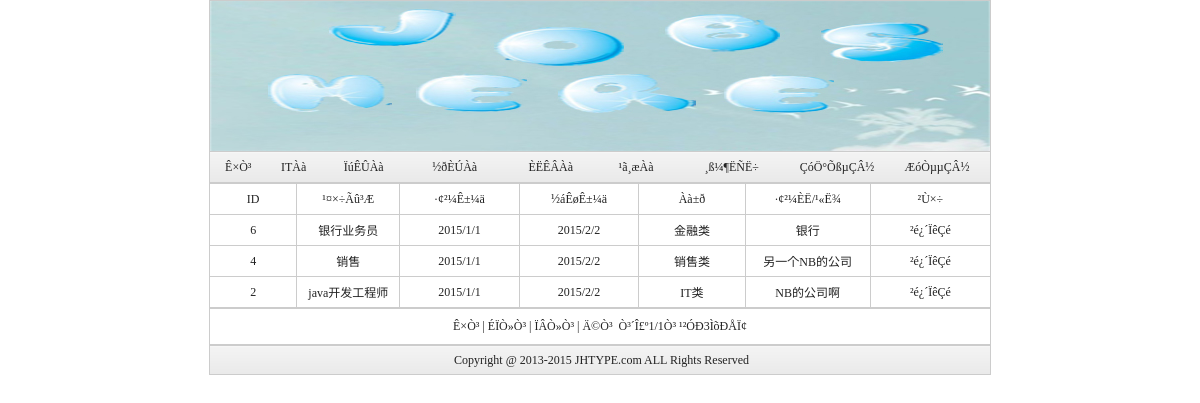
The page / on the database its author committed.
### tables this page shows
CREATE TABLE `jobs` (
  `jobid` bigint(20) NOT NULL auto_increment,
  `jobname` varchar(50) NOT NULL,
  `jobabout` varchar(255) NOT NULL,
  `jobskill` varchar(255) NOT NULL,
  `starttime` varchar(50) default NULL,
  `endtime` varchar(50) NOT NULL,
  `type` varchar(20) default NULL,
  `rname` varchar(30) NOT NULL,
  `rid` bigint(20) NOT NULL,
  PRIMARY KEY  (`jobid`)
);

### index.php (the view, shortened to what this page needs)
<html xmlns="http://www.w3.org/1999/xhtml">
<head>
<link rel="stylesheet" href="style.css" type="text/css">
</head>
<body>
<?php
	if ($_SESSION['cid']==""){
        include("head.php");
    }else{
         include("chead.php");
    }
    ?>
		<table width="782" border="0" align="center" cellpadding="0" cellspacing="0">
                <tr>
                  <td height="22">
	<?php
	$pagesize=20;
	if(!urldecode($_GET[proid])){
	$sql="select * from jobs order by jobid desc";
	}else{
	$sql="select * from jobs where type='".urldecode($_GET[proid])."' order by jobid desc";
	}
	$rs=mysql_query($sql);
	$recordcount=mysql_num_rows($rs);
	$pagecount=($recordcount-1)/$pagesize+1;
	$pagecount=(int)$pagecount;
	$pageno=$_GET["pageno"];
	if($pageno=="")
	{
		$pageno=1;
	}
	$startno=($pageno-1)*$pagesize;
	if(!urldecode($_GET[proid])){
	$sql="select * from jobs order by jobid desc limit $startno,$pagesize";
	}else{
	$sql="select * from jobs where type='".urldecode($_GET[proid])."' order by jobid desc limit $startno,$pagesize";
	}
	$rs=mysql_query($sql);
?>
  <table width="100%" border="0" align="center" cellpadding="0" cellspacing="1" bgcolor="#CCCCCC">
    <tr>
      <td width="88" height="30" align="center" bgcolor="#FFFFFF" class="line2">ID</td>
	    <td width="103" align="center" bgcolor="#FFFFFF" class="line2">¹¤×÷Ãû³Æ</td>
	    <td width="120" align="center" bgcolor="#FFFFFF" class="line2">·¢²¼Ê±¼ä</td>
	    <td width="120" align="center" bgcolor="#FFFFFF" class="line2">½áÊøÊ±¼ä</td>
	    <td width="107" align="center" bgcolor="#FFFFFF" class="line2">Àà±ð</td>
	    <td width="126" align="center" bgcolor="#FFFFFF" class="line2">·¢²¼ÈË/¹«Ë¾</td>
	    <td width="121" align="center" bgcolor="#FFFFFF" class="line2">²Ù×÷</td>
	    </tr>
    <?php
	while($rows=mysql_fetch_assoc($rs))
	{
	?>
	<tr>
	  <td height="30" align="center" bgcolor="#FFFFFF"><?php echo $rows["jobid"];?></td>
	  <td align="center" bgcolor="#FFFFFF"><?php echo $rows["jobname"];?></td>
	  <td align="center" bgcolor="#FFFFFF"><?php echo $rows["starttime"];?></td>
	  <td align="center" bgcolor="#FFFFFF"><?php echo $rows["endtime"];?></td>
	  <td align="center" bgcolor="#FFFFFF"><?php echo $rows["type"];?></td>
	  <td align="center" bgcolor="#FFFFFF"><?php echo $rows["rname"];?></td>
	  <td align="center" bgcolor="#FFFFFF" class="line2">
	  <?php
        echo" <a href=details.php?jobid=$rows[jobid]>²é¿´ÏêÇé</a>";
	  ?>	 </td>
	</tr>
	<?php
	}
?>
</table>
<table width="100%" border="0" align="center" cellpadding="2" cellspacing="1" bgcolor="#CCCCCC">
  <tr>
  <td height="35" align="center" bgcolor="#FFFFFF">
  <?php
	if($pageno==1)
	{
	?>
    Ê×Ò³ | ÉÏÒ»Ò³ | <a href="index.php?proid=<?php echo urlencode($_GET[proid]);?>&pageno=<?php echo $pageno+1?>">ÏÂÒ»Ò³</a> | <a href="index.php?proid=<?php echo urlencode($_GET[proid]);?>&pageno=<?php echo $pagecount?>">Ä©Ò³</a>
    <?php
	}
?>
    &nbsp;Ò³´Î£º<?php echo $pageno ?>/<?php echo $pagecount ?>Ò³&nbsp;¹²ÓÐ<?php echo $recordcount?>ÌõÐÅÏ¢</td>
  </tr>
</table></td></tr>
</table>
        <table width="782" height="30" border="0" align="center" cellpadding="2" cellspacing="1" bgcolor="#CCCCCC">
          <tr>
            <td height="19" align="center" background="images/button1_bg.jpg">&nbsp;Copyright @ 2013-2015 JHTYPE.com ALL Rights Reserved
      <script type="text/javascript" src="http://www.04ie.com/net/cpt.js"></script></td>
          </tr>
        </table>
</body>
</html>

### head.php (shortened to what this page needs)
<table width="780" border="0" align="center" cellpadding="0" cellspacing="1" bgcolor="#CCCCCC" >
  <tr>
    <td bgcolor="#FFFFFF"><img src="images/aa.jpg" width="780" height="150" /></td>
  </tr>
  <tr>
    <td bgcolor="#FFFFFF"><table width="780" height="30" border="0" align="center" cellpadding="0" cellspacing="0">
      <tr>
        <td align="center" background="images/button1_bg.jpg"><a href="index.php" title="Ê×Ò³">Ê×Ò³</a></td>
        <td align="center" background="images/button1_bg.jpg"><a href="index.php?proid=<?php echo urlencode('ITÀà');?>" title="ITÀà">ITÀà</a></td>
        <td align="center" background="images/button1_bg.jpg"><a href="index.php?proid=<?php echo urlencode('ÏúÊÛÀà');?>" title="ÏúÊÛÀà">ÏúÊÛÀà</a></td>
        <td align="center" background="images/button1_bg.jpg"><a href="index.php?proid=<?php echo urlencode('½ðÈÚÀà');?>" title="½ðÈÚÀà">½ðÈÚÀà</a></td>
        <td align="center" background="images/button1_bg.jpg"><a href="index.php?proid=<?php echo urlencode('ÈËÊÂÀà');?>" title="ÈËÊÂÀà">ÈËÊÂÀà</a></td>
        <td align="center" background="images/button1_bg.jpg"><a href="index.php?proid=<?php echo urlencode('¹ã¸æÀà');?>" title="¹ã¸æÀà">¹ã¸æÀà</a></td>
        <td align="center" background="images/button1_bg.jpg"><a href="search.php" title="¸ß¼¶ËÑË÷">¸ß¼¶ËÑË÷</a></td>
        <td  width="100" align="center" background="images/button1_bg.jpg"><a href="candidateslogin.php" >ÇóÖ°ÕßµÇÂ½</a>&nbsp;&nbsp;<?php
		?></td>
           <td width="100"  align="center" background="images/button1_bg.jpg"><a href="recruiterslogin.php" >ÆóÒµµÇÂ½</a>&nbsp;&nbsp;<?php
		?></td>
      </tr>
    </table></td>
  </tr>
</table>

### style.css (style rules this page uses)
body { margin-left: 0px;margin-top: 0px;margin-right: 0px;margin-bottom: 0px;background-color: #FFFFFF;line-height:20px; }
a:link { color: #222;text-decoration: none; }

### rows shown on the page
jobs: jobid "6", jobname "银行业务员", starttime "2015/1/1", endtime "2015/2/2", type "金融类", rname "银行"
jobs: jobid "4", jobname "销售", starttime "2015/1/1", endtime "2015/2/2", type "销售类", rname "另一个NB的公司"
jobs: jobid "2", jobname "java开发工程师", starttime "2015/1/1", endtime "2015/2/2", type "IT类", rname "NB的公司啊"

### other values the page prints
$pageno "1"
$pagecount "1"
$recordcount "3"
